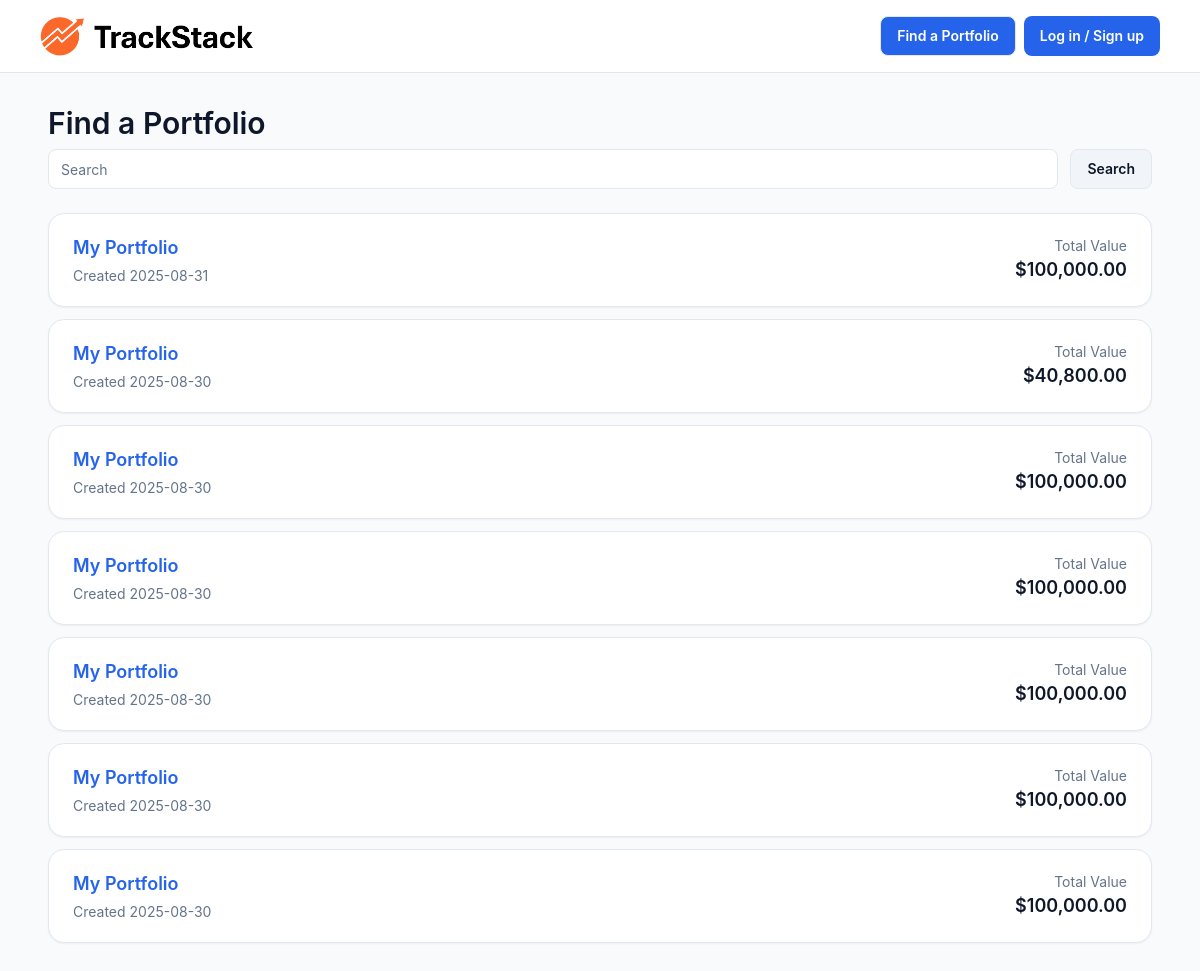
Page /portfolios/explore/ on the earlier database version.
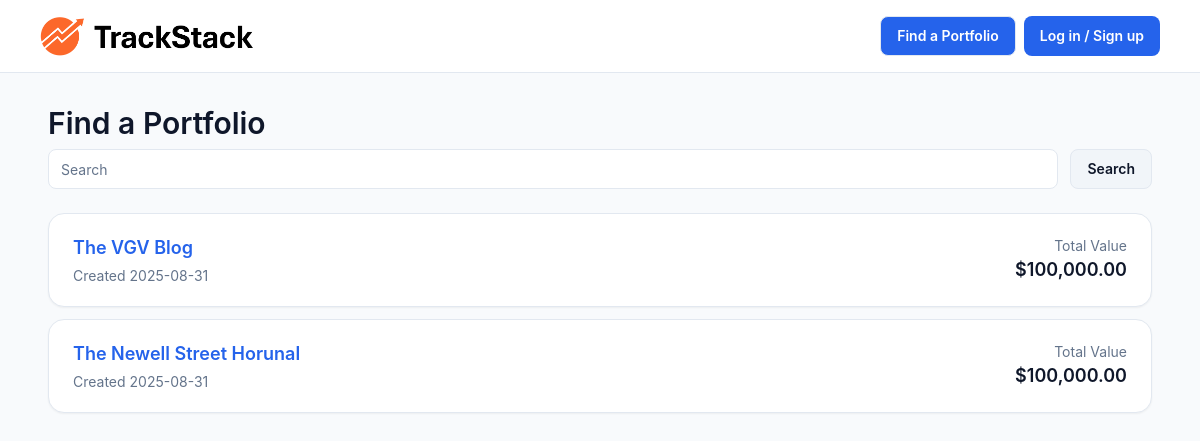
Same page on the later database version.
### portfolios/models.py (models this page shows, shortened)
class Portfolio(models.Model):
    user = models.OneToOneField(
        User, on_delete=models.CASCADE, related_name="portfolio"
    )
    name = models.CharField(max_length=100)
    substack_url = models.URLField(unique=True, blank=True, null=True)
    short_description = models.CharField(max_length=200, blank=True, null=True)
    cash_balance = models.DecimalField(
        max_digits=20,
        decimal_places=2,
        default=Decimal("100000.00"),
        validators=[MinValueValidator(0)],
    )
    holdings = JSONField(default=dict)
    benchmarks = JSONField(default=list)
    is_private = models.BooleanField(default=False)
    created_at = models.DateTimeField(auto_now_add=True)

### portfolios/views.py (the view)
# urls.py: path("explore/", views.PortfolioExploreView.as_view(), name="portfolio-explore"),
class PortfolioExploreView(ListView):
    model = Portfolio
    template_name = "portfolios/portfolio_explore.html"
    context_object_name = "portfolios"
    def get_queryset(self):
        qs = Portfolio.objects.all()
        query = self.request.GET.get("q")
        if query:
            qs = qs.filter(Q(name__icontains=query) | Q(substack_url__icontains=query))
        return qs.order_by("-created_at")
    def get_context_data(self, **kwargs):
        ctx = super().get_context_data(**kwargs)
        for p in ctx["portfolios"]:
            snap = p.snapshots.order_by("-timestamp").first()
            if snap:
                p.total_value_cached = snap.total_value
            else:
                p.total_value_cached = p.cash_balance
        ctx["search_query"] = self.request.GET.get("q", "")
        return ctx

### templates/portfolios/portfolio_explore.html (shortened to what this page needs)
{% extends "portfolios/base.html" %}
{% load humanize %}
{% block content %}
<div class="space-y-6">
  <div class="flex flex-col gap-2">
    <h1 class="text-3xl font-semibold">Find a Portfolio</h1>
    <form method="get" class="flex flex-col gap-3 sm:flex-row">
      <input type="text" name="q" class="input sm:flex-1" placeholder="Search" value="{{ search_query }}">
      <button class="btn-secondary sm:w-auto" type="submit">Search</button>
    </form>
  </div>
  <div class="space-y-3">
    {% for p in portfolios %}
      <div class="card">
        <div class="card-content flex flex-col gap-3 sm:flex-row sm:items-center sm:justify-between">
          <div>
            <h5 class="text-lg font-semibold mb-1"><a href="{% url 'portfolios:portfolio-public-detail' p.pk %}">{{ p.name }}</a></h5>
            <div class="muted">Created {{ p.created_at|date:"Y-m-d" }}</div>
          </div>
          <div class="text-right">
            <div class="muted">Total Value</div>
            <div class="text-lg font-semibold">${{ p.total_value_cached|floatformat:2|intcomma }}</div>
          </div>
        </div>
      </div>
    {% empty %}
      <p class="muted">No portfolios found.</p>
    {% endfor %}
  </div>
</div>
{% endblock %}

### templates/portfolios/base.html (shortened to what this page needs)
{% load static %}
<!DOCTYPE html>
<html lang="en">
<head>
  <script src="https://cdn.tailwindcss.com"></script>
</head>
<body class="page">
  <header class="border-b border-border bg-surface">
    <div class="mx-auto flex w-full flex-wrap items-center justify-between gap-3 py-4 px-4 sm:px-6 lg:px-10">
      <a class="flex items-center gap-3" href="{% url 'portfolios:portfolio-explore' %}">
        <img src="{% static 'trackstack_6.png' %}" alt="TrackStack logo" class="h-10 w-auto" />
      </a>
      <div class="flex flex-wrap items-center gap-2">
        <a class="btn-secondary {% if request.resolver_match.url_name == 'portfolio-explore' or request.resolver_match.url_name == 'portfolio-public-detail' %}!bg-brand !text-white hover:!bg-brandHover{% endif %}" href="{% url 'portfolios:portfolio-explore' %}">Find a Portfolio</a>
        {% if user.is_authenticated %}
          <a class="btn-secondary {% if request.resolver_match.url_name == 'portfolio-detail' %}!bg-brand !text-white hover:!bg-brandHover{% endif %}" href="{% url 'portfolios:portfolio-detail' %}">My Portfolio</a>
          <div class="relative" id="userMenuWrapper">
            <button type="button" class="btn-ghost h-10 w-10 rounded-full border border-border p-0" id="userMenuButton" aria-haspopup="true" aria-expanded="false">
              <span class="sr-only">Open user menu</span>
              <svg xmlns="http://www.w3.org/2000/svg" viewBox="0 0 24 24" fill="none" stroke="currentColor" stroke-width="1.5" class="h-5 w-5">
                <path stroke-linecap="round" stroke-linejoin="round" d="M12 12a5 5 0 1 0-5-5 5 5 0 0 0 5 5Zm0 2.5c-3.04 0-5.5 1.52-5.5 3.39 0 .61.49 1.11 1.1 1.11h8.8c.61 0 1.1-.5 1.1-1.11 0-1.87-2.46-3.39-5.5-3.39Z" />
              </svg>
            </button>
            <div id="userMenu" class="absolute right-0 mt-2 hidden w-48 rounded-xl border border-border bg-surface shadow-lg">
              <a class="block px-4 py-3 text-sm hover:bg-slate-50" href="{% url 'portfolios:account-details' %}">Account</a>
              <form method="post" action="{% url 'logout' %}" class="m-0">
                {% csrf_token %}
                <button type="submit" class="block w-full px-4 py-3 text-left text-sm hover:bg-slate-50">Sign out</button>
              </form>
            </div>
          </div>
        {% else %}
          <a class="btn-primary" href="{% url 'login' %}">Log in / Sign up</a>
        {% endif %}
      </div>
    </div>
  </header>
  <main class="container mx-auto max-w-6xl py-8 px-4 sm:px-6">
    {% block content %}{% endblock %}
  </main>
</body>
</html>

Differences in the rows shown:
removed Portfolio: name "My Portfolio", created_at "2025-08-31", total_value_cached "100,000.00"
removed Portfolio: name "My Portfolio", created_at "2025-08-30", total_value_cached "40,800.00"
removed Portfolio: name "My Portfolio", created_at "2025-08-30", total_value_cached "100,000.00"
removed Portfolio: name "My Portfolio", created_at "2025-08-30", total_value_cached "100,000.00"
removed Portfolio: name "My Portfolio", created_at "2025-08-30", total_value_cached "100,000.00"
removed Portfolio: name "My Portfolio", created_at "2025-08-30", total_value_cached "100,000.00"
removed Portfolio: name "My Portfolio", created_at "2025-08-30", total_value_cached "100,000.00"
added Portfolio: name "The VGV Blog", created_at "2025-08-31", total_value_cached "100,000.00"
added Portfolio: name "The Newell Street Horunal", created_at "2025-08-31", total_value_cached "100,000.00"
